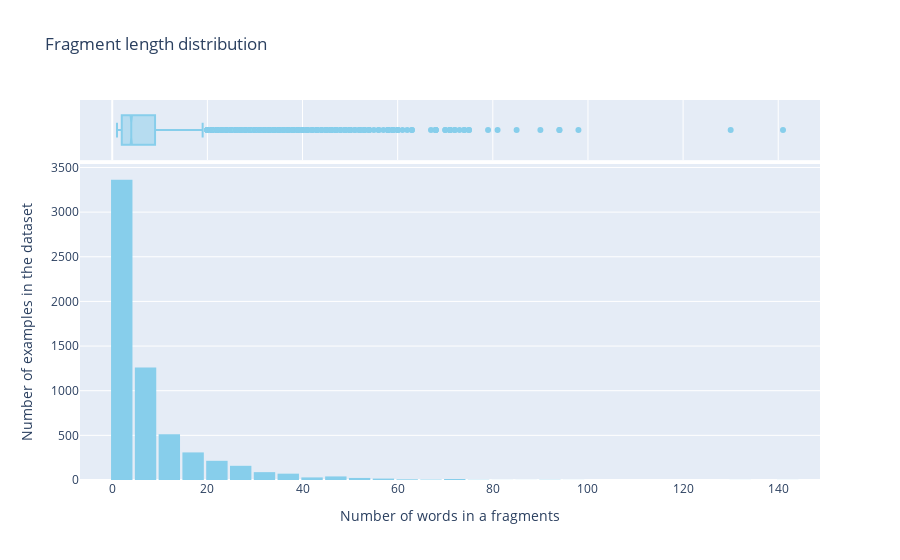

Notebook source saved alongside this figure:
### Code cell
import plotly.express as px

df['context_words'] = df['context'].apply(lambda x: len(str(x).split()))
df['fragment_words'] = df['fragment'].apply(lambda x: len(str(x).split()))

fig = px.histogram(
    df, 
    x="fragment_words", 
    nbins=50,
    title='Fragment length distribution',
    labels={'fragment_words': 'Number of words', 'count': 'Number of fragments'},
    color_discrete_sequence=['skyblue'],
    marginal="box" 
)

fig.update_layout(
    bargap=0.1,
    xaxis_title="Number of words in a fragments",
    yaxis_title="Number of examples in the dataset"
)

fig.show()

### Figure 1 — Plotly figure (JSON) as saved in the notebook; plotly's stock layout.template omitted (floating-point values rounded to 4 significant figures; data arrays with more than 128 entries replaced by an {"elided": "..."} marker saying what was removed)
{"data": [{"bingroup": "x", "hovertemplate": "Number of words=%{x}<br>count=%{y}<extra></extra>", "legendgroup": "", "marker": {"color": "skyblue", "pattern": {"shape": ""}}, "name": "", "nbinsx": 50, "orientation": "v", "showlegend": false, "type": "histogram", "x": {"elided": "6119 int values"}, "xaxis": "x", "yaxis": "y"}, {"hovertemplate": "Number of words=%{x}<extra></extra>", "legendgroup": "", "marker": {"color": "skyblue"}, "name": "", "notched": true, "showlegend": false, "type": "box", "x": {"elided": "6119 int values"}, "xaxis": "x2", "yaxis": "y2"}], "layout": {"bargap": 0.1, "barmode": "relative", "legend": {"tracegroupgap": 0}, "title": {"text": "Fragment length distribution"}, "xaxis": {"anchor": "y", "domain": [0, 1], "title": {"text": "Number of words in a fragments"}}, "xaxis2": {"anchor": "y2", "domain": [0, 1], "matches": "x", "showgrid": true, "showticklabels": false}, "yaxis": {"anchor": "x", "domain": [0, 0.8316], "title": {"text": "Number of examples in the dataset"}}, "yaxis2": {"anchor": "x2", "domain": [0.8416, 1], "matches": "y2", "showgrid": false, "showline": false, "showticklabels": false, "ticks": ""}}}
